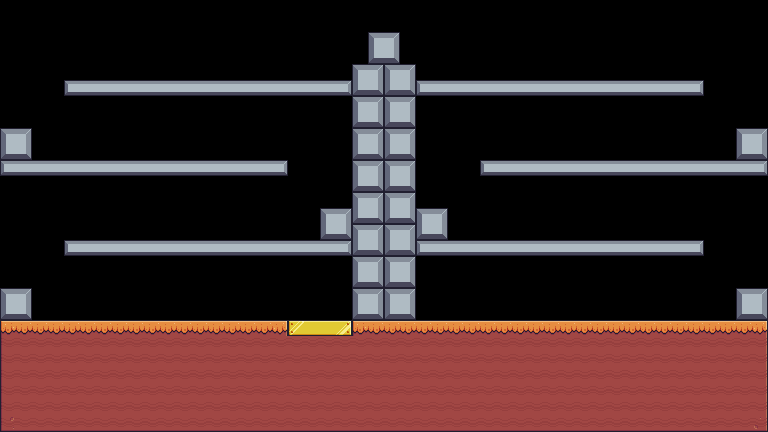

The image is a tile-based game level rendered from a .tmx file. Its description and complete source (layers, tilesets, objects, tile grids) follow:
An orthogonal 48x27 tile map with 16x16 px tiles, 1 tile layer (Background) and 30 objects (5x Fruit, 4x Saw, 2x Chicken, Player, Checkpoint).

<map version="1.10" tiledversion="1.11.2" orientation="orthogonal" renderorder="right-down" width="48" height="27" tilewidth="16" tileheight="16" infinite="0" nextlayerid="4" nextobjectid="101">
 <properties>
  <property name="isActive" type="bool" value="false" />
 </properties>
 <tileset firstgid="1" source="Pixel Adventure.tsx" />
 <layer id="1" name="Background" width="48" height="27">
  <properties>
   <property name="BackgroundColor" value="Purple" />
  </properties>
  <data encoding="csv">
0,0,0,0,0,0,0,0,0,0,0,0,0,0,0,0,0,0,0,0,0,0,0,0,0,0,0,0,0,0,0,0,0,0,0,0,0,0,0,0,0,0,0,0,0,0,0,0,
0,0,0,0,0,0,0,0,0,0,0,0,0,0,0,0,0,0,0,0,0,0,0,0,0,0,0,0,0,0,0,0,0,0,0,0,0,0,0,0,0,0,0,0,0,0,0,0,
0,0,0,0,0,0,0,0,0,0,0,0,0,0,0,0,0,0,0,0,0,0,0,124,125,0,0,0,0,0,0,0,0,0,0,0,0,0,0,0,0,0,0,0,0,0,0,0,
0,0,0,0,0,0,0,0,0,0,0,0,0,0,0,0,0,0,0,0,0,0,0,146,147,0,0,0,0,0,0,0,0,0,0,0,0,0,0,0,0,0,0,0,0,0,0,0,
0,0,0,0,0,0,0,0,0,0,0,0,0,0,0,0,0,0,0,0,0,0,124,125,124,125,0,0,0,0,0,0,0,0,0,0,0,0,0,0,0,0,0,0,0,0,0,0,
0,0,0,0,101,102,102,102,102,102,102,102,102,102,102,102,102,102,102,102,102,103,146,147,146,147,101,102,102,102,102,102,102,102,102,102,102,102,102,102,102,102,102,103,0,0,0,0,
0,0,0,0,0,0,0,0,0,0,0,0,0,0,0,0,0,0,0,0,0,0,124,125,124,125,0,0,0,0,0,0,0,0,0,0,0,0,0,0,0,0,0,0,0,0,0,0,
0,0,0,0,0,0,0,0,0,0,0,0,0,0,0,0,0,0,0,0,0,0,146,147,146,147,0,0,0,0,0,0,0,0,0,0,0,0,0,0,0,0,0,0,0,0,0,0,
124,125,0,0,0,0,0,0,0,0,0,0,0,0,0,0,0,0,0,0,0,0,124,125,124,125,0,0,0,0,0,0,0,0,0,0,0,0,0,0,0,0,0,0,0,0,124,125,
146,147,0,0,0,0,0,0,0,0,0,0,0,0,0,0,0,0,0,0,0,0,146,147,146,147,0,0,0,0,0,0,0,0,0,0,0,0,0,0,0,0,0,0,0,0,146,147,
101,102,102,102,102,102,102,102,102,102,102,102,102,102,102,102,102,103,0,0,0,0,124,125,124,125,0,0,0,0,101,102,102,102,102,102,102,102,102,102,102,102,102,102,102,102,102,103,
0,0,0,0,0,0,0,0,0,0,0,0,0,0,0,0,0,0,0,0,0,0,146,147,146,147,0,0,0,0,0,0,0,0,0,0,0,0,0,0,0,0,0,0,0,0,0,0,
0,0,0,0,0,0,0,0,0,0,0,0,0,0,0,0,0,0,0,0,0,0,124,125,124,125,0,0,0,0,0,0,0,0,0,0,0,0,0,0,0,0,0,0,0,0,0,0,
0,0,0,0,0,0,0,0,0,0,0,0,0,0,0,0,0,0,0,0,124,125,146,147,146,147,124,125,0,0,0,0,0,0,0,0,0,0,0,0,0,0,0,0,0,0,0,0,
0,0,0,0,0,0,0,0,0,0,0,0,0,0,0,0,0,0,0,0,146,147,124,125,124,125,146,147,0,0,0,0,0,0,0,0,0,0,0,0,0,0,0,0,0,0,0,0,
0,0,0,0,101,102,102,102,102,102,102,102,102,102,102,102,102,102,102,102,102,103,146,147,146,147,101,102,102,102,102,102,102,102,102,102,102,102,102,102,102,102,102,103,0,0,0,0,
0,0,0,0,0,0,0,0,0,0,0,0,0,0,0,0,0,0,0,0,0,0,124,125,124,125,0,0,0,0,0,0,0,0,0,0,0,0,0,0,0,0,0,0,0,0,0,0,
0,0,0,0,0,0,0,0,0,0,0,0,0,0,0,0,0,0,0,0,0,0,146,147,146,147,0,0,0,0,0,0,0,0,0,0,0,0,0,0,0,0,0,0,0,0,0,0,
124,125,0,0,0,0,0,0,0,0,0,0,0,0,0,0,0,0,0,0,0,0,124,125,124,125,0,0,0,0,0,0,0,0,0,0,0,0,0,0,0,0,0,0,0,0,124,125,
146,147,0,0,0,0,0,0,0,0,0,0,0,0,0,0,0,0,0,0,0,0,146,147,146,147,0,0,0,0,0,0,0,0,0,0,0,0,0,0,0,0,0,0,0,0,146,147,
95,96,96,96,96,96,96,96,96,96,96,96,96,96,96,96,96,97,194,195,195,196,95,96,96,96,96,96,96,96,96,96,96,96,96,96,96,96,96,96,96,96,96,96,96,96,96,97,
117,118,118,118,118,118,118,118,118,118,118,118,118,118,118,118,118,118,118,118,118,118,118,118,118,118,118,118,118,118,118,118,118,118,118,118,118,118,118,118,118,118,118,118,118,118,118,119,
117,118,118,118,118,118,118,118,118,118,118,118,118,118,118,118,118,118,118,118,118,118,118,118,118,118,118,118,118,118,118,118,118,118,118,118,118,118,118,118,118,118,118,118,118,118,118,119,
117,118,118,118,118,118,118,118,118,118,118,118,118,118,118,118,118,118,118,118,118,118,118,118,118,118,118,118,118,118,118,118,118,118,118,118,118,118,118,118,118,118,118,118,118,118,118,119,
117,118,118,118,118,118,118,118,118,118,118,118,118,118,118,118,118,118,118,118,118,118,118,118,118,118,118,118,118,118,118,118,118,118,118,118,118,118,118,118,118,118,118,118,118,118,118,119,
117,118,118,118,118,118,118,118,118,118,118,118,118,118,118,118,118,118,118,118,118,118,118,118,118,118,118,118,118,118,118,118,118,118,118,118,118,118,118,118,118,118,118,118,118,118,118,119,
139,140,140,140,140,140,140,140,140,140,140,140,140,140,140,140,140,140,140,140,140,140,140,140,140,140,140,140,140,140,140,140,140,140,140,140,140,140,140,140,140,140,140,140,140,140,140,141
</data>
 </layer>
 <objectgroup id="2" name="Collisions">
  <object id="1" x="-16" y="-96" width="16" height="528" />
  <object id="3" x="768" y="-96" width="16" height="528" />
  <object id="4" x="0" y="320" width="768" height="112" />
  <object id="58" x="352" y="64" width="64" height="256" />
  <object id="59" x="368" y="32" width="32" height="32" />
  <object id="60" x="416" y="80" width="288" height="16" />
  <object id="61" x="0" y="288" width="32" height="32" />
  <object id="62" x="736" y="288" width="32" height="32" />
  <object id="63" x="480" y="160" width="288" height="16" />
  <object id="64" x="416" y="240" width="288" height="16" />
  <object id="65" x="64" y="240" width="288" height="16" />
  <object id="66" x="0" y="160" width="288" height="16" />
  <object id="67" x="64" y="80" width="288" height="16" />
  <object id="91" x="736" y="128" width="32" height="32" />
  <object id="92" x="416" y="208" width="32" height="32" />
  <object id="93" x="320" y="208" width="32" height="32" />
  <object id="94" x="0" y="128" width="32" height="32" />
 </objectgroup>
 <objectgroup id="3" name="Spawnpoints">
  <object id="5" name="Player" type="Player" x="432" y="288" width="32" height="32" />
  <object id="6" name="Checkpoint" type="Checkpoint" x="288" y="256" width="64" height="64" />
  <object id="68" name="Chicken" type="Chicken" x="192" y="48" width="32" height="32">
   <properties>
    <property name="isVertical" type="bool" value="false" />
    <property name="offNeg" type="float" value="8" />
    <property name="offPos" type="float" value="8" />
   </properties>
  </object>
  <object id="69" name="Chicken" type="Chicken" x="544" y="48" width="32" height="32">
   <properties>
    <property name="isVertical" type="bool" value="false" />
    <property name="offNeg" type="float" value="8" />
    <property name="offPos" type="float" value="8" />
   </properties>
  </object>
  <object id="70" name="Strawberry" type="Fruit" x="368" y="0" width="32" height="32" />
  <object id="71" name="Saw" type="Saw" x="192" y="224" width="32" height="32">
   <properties>
    <property name="isVertical" type="bool" value="false" />
    <property name="offNeg" type="float" value="6" />
    <property name="offPos" type="float" value="6" />
   </properties>
  </object>
  <object id="72" name="Saw" type="Saw" x="128" y="144" width="32" height="32">
   <properties>
    <property name="isVertical" type="bool" value="false" />
    <property name="offNeg" type="float" value="6" />
    <property name="offPos" type="float" value="6" />
   </properties>
  </object>
  <object id="73" name="Saw" type="Saw" x="608" y="144" width="32" height="32">
   <properties>
    <property name="isVertical" type="bool" value="false" />
    <property name="offNeg" type="float" value="6" />
    <property name="offPos" type="float" value="6" />
   </properties>
  </object>
  <object id="74" name="Saw" type="Saw" x="544" y="224" width="32" height="32">
   <properties>
    <property name="isVertical" type="bool" value="false" />
    <property name="offNeg" type="float" value="6" />
    <property name="offPos" type="float" value="6" />
   </properties>
  </object>
  <object id="76" name="Strawberry" type="Fruit" x="320" y="96" width="32" height="32" />
  <object id="81" name="Strawberry" type="Fruit" x="416" y="96" width="32" height="32" />
  <object id="85" name="Strawberry" type="Fruit" x="0" y="176" width="32" height="32" />
  <object id="96" name="Strawberry" type="Fruit" x="736" y="256" width="32" height="32" />
 </objectgroup>
</map>
